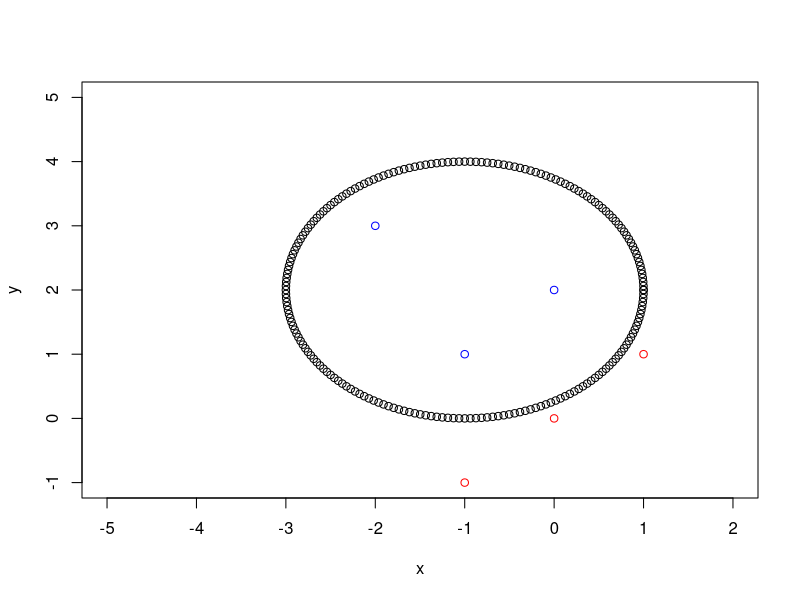
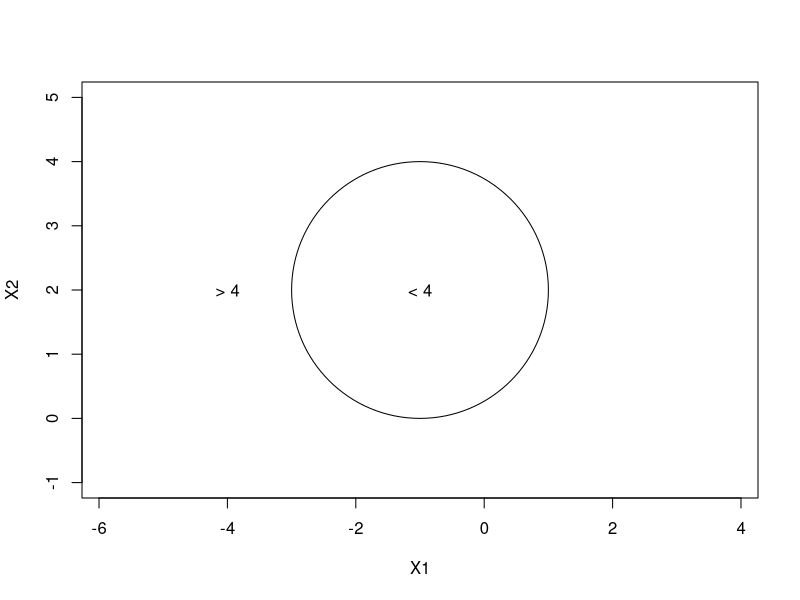

Generate these figures, in order, with R:
set.seed(6)
#investigate a non linear boundary - this is circle
#(x - h)^2  + (y - k)^2  = r^2
r = 2;
c1 = -1
c2 = 2
p = 100
pis = seq(0,2*pi,pi/p)

x = r* cos(pis) +c1
y = r * sin(pis) + c2

plot(x,y,xlim=c(-5,2),ylim=c(-1,5))

xp = c(-1, 0, 1) 
yp = c(-1,0,1)

pts = (1 + (xp))^2 + (2 - (yp))^2

lines(xp,yp,col='red',type='p')  # outside > 4

xpi = c(-1,0,-2)
ypi = c(1,2,3)


pts1 = (1 + (xpi))^2 + (2 - (ypi))^2

lines(xpi,ypi,col='blue',type='p') # inside < 4

#plot circle
radius = 2
plot(NA, NA, type = "n", xlim = c(-4, 2), ylim = c(-1, 5), asp = 1, xlab = "X1", 
    ylab = "X2")
symbols(c(-1), c(2), circles = c(radius), add = TRUE, inches = FALSE)
text(c(-1), c(2), "< 4")
text(c(-4), c(2), "> 4")



